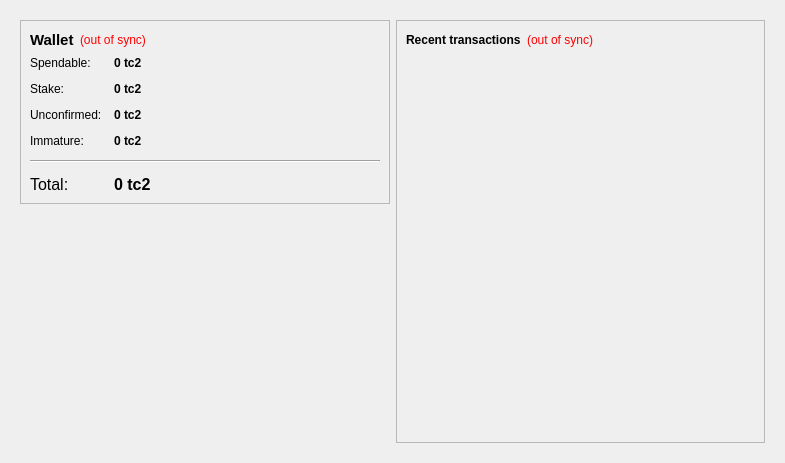
<?xml version="1.0" encoding="UTF-8"?>
<ui version="4.0">
 <class>OverviewPage</class>
 <widget class="QWidget" name="OverviewPage">
  <property name="geometry">
   <rect>
    <x>0</x>
    <y>0</y>
    <width>785</width>
    <height>463</height>
   </rect>
  </property>
  <property name="windowTitle">
   <string>Form</string>
  </property>
  <layout class="QHBoxLayout" name="horizontalLayout" stretch="0">
   <item>
    <widget class="QFrame" name="frameMain">
     <property name="frameShape">
      <enum>QFrame::NoFrame</enum>
     </property>
     <layout class="QHBoxLayout" name="horizontalLayout_3">
      <item>
       <layout class="QVBoxLayout" name="verticalLayout_2">
        <item>
         <widget class="QFrame" name="frame">
          <property name="frameShape">
           <enum>QFrame::StyledPanel</enum>
          </property>
          <property name="frameShadow">
           <enum>QFrame::Plain</enum>
          </property>
          <layout class="QVBoxLayout" name="verticalLayout_4">
           <item>
            <layout class="QHBoxLayout" name="horizontalLayout_4">
             <item>
              <widget class="QLabel" name="label_5">
               <property name="font">
                <font>
                 <pointsize>11</pointsize>
                 <weight>75</weight>
                 <bold>true</bold>
                </font>
               </property>
               <property name="text">
                <string>Wallet</string>
               </property>
              </widget>
             </item>
             <item>
              <widget class="QLabel" name="labelWalletStatus">
               <property name="toolTip">
                <string>The displayed information may be out of date. Your wallet automatically synchronizes with the testcoin2142 network after a connection is established, but this process has not completed yet.</string>
               </property>
               <property name="styleSheet">
                <string notr="true">QLabel { color: red; }</string>
               </property>
               <property name="text">
                <string notr="true">(out of sync)</string>
               </property>
               <property name="alignment">
                <set>Qt::AlignLeading|Qt::AlignLeft|Qt::AlignVCenter</set>
               </property>
              </widget>
             </item>
             <item>
              <spacer name="horizontalSpacer_2">
               <property name="orientation">
                <enum>Qt::Horizontal</enum>
               </property>
               <property name="sizeHint" stdset="0">
                <size>
                 <width>40</width>
                 <height>20</height>
                </size>
               </property>
              </spacer>
             </item>
            </layout>
           </item>
           <item>
            <layout class="QFormLayout" name="formLayout_2">
             <property name="fieldGrowthPolicy">
              <enum>QFormLayout::AllNonFixedFieldsGrow</enum>
             </property>
             <property name="horizontalSpacing">
              <number>12</number>
             </property>
             <property name="verticalSpacing">
              <number>12</number>
             </property>
             <item row="0" column="0">
              <widget class="QLabel" name="label">
               <property name="text">
                <string>Spendable:</string>
               </property>
              </widget>
             </item>
             <item row="0" column="1">
              <widget class="QLabel" name="labelBalance">
               <property name="font">
                <font>
                 <weight>75</weight>
                 <bold>true</bold>
                </font>
               </property>
               <property name="cursor">
                <cursorShape>IBeamCursor</cursorShape>
               </property>
               <property name="toolTip">
                <string>Your current spendable balance</string>
               </property>
               <property name="text">
                <string notr="true">0 tc2</string>
               </property>
               <property name="textInteractionFlags">
                <set>Qt::LinksAccessibleByMouse|Qt::TextSelectableByKeyboard|Qt::TextSelectableByMouse</set>
               </property>
              </widget>
             </item>
             <item row="1" column="0">
              <widget class="QLabel" name="label_6">
               <property name="text">
                <string>Stake:</string>
               </property>
              </widget>
             </item>
             <item row="1" column="1">
              <widget class="QLabel" name="labelStake">
               <property name="font">
                <font>
                 <weight>75</weight>
                 <bold>true</bold>
                </font>
               </property>
               <property name="cursor">
                <cursorShape>IBeamCursor</cursorShape>
               </property>
               <property name="toolTip">
                <string>Total of coins that was staked, and do not yet count toward the current balance</string>
               </property>
               <property name="text">
                <string notr="true">0 tc2</string>
               </property>
               <property name="textInteractionFlags">
                <set>Qt::LinksAccessibleByMouse|Qt::TextSelectableByKeyboard|Qt::TextSelectableByMouse</set>
               </property>
              </widget>
             </item>
             <item row="2" column="0">
              <widget class="QLabel" name="label_3">
               <property name="text">
                <string>Unconfirmed:</string>
               </property>
              </widget>
             </item>
             <item row="2" column="1">
              <widget class="QLabel" name="labelUnconfirmed">
               <property name="font">
                <font>
                 <weight>75</weight>
                 <bold>true</bold>
                </font>
               </property>
               <property name="cursor">
                <cursorShape>IBeamCursor</cursorShape>
               </property>
               <property name="toolTip">
                <string>Total of transactions that have yet to be confirmed, and do not yet count toward the current balance</string>
               </property>
               <property name="text">
                <string notr="true">0 tc2</string>
               </property>
               <property name="textInteractionFlags">
                <set>Qt::LinksAccessibleByMouse|Qt::TextSelectableByKeyboard|Qt::TextSelectableByMouse</set>
               </property>
              </widget>
             </item>
             <item row="3" column="0">
              <widget class="QLabel" name="labelImmatureText">
               <property name="text">
                <string>Immature:</string>
               </property>
              </widget>
             </item>
             <item row="3" column="1">
              <widget class="QLabel" name="labelImmature">
               <property name="font">
                <font>
                 <weight>75</weight>
                 <bold>true</bold>
                </font>
               </property>
               <property name="toolTip">
                <string>Mined balance that has not yet matured</string>
               </property>
               <property name="text">
                <string notr="true">0 tc2</string>
               </property>
               <property name="textInteractionFlags">
                <set>Qt::LinksAccessibleByMouse|Qt::TextSelectableByKeyboard|Qt::TextSelectableByMouse</set>
               </property>
              </widget>
             </item>
             <item row="4" column="0" colspan="2">
              <widget class="Line" name="line">
               <property name="orientation">
                <enum>Qt::Horizontal</enum>
               </property>
              </widget>
             </item>
             <item row="5" column="0">
              <widget class="QLabel" name="labelTotalText">
               <property name="font">
                <font>
                 <pointsize>12</pointsize>
                </font>
               </property>
               <property name="text">
                <string>Total:</string>
               </property>
              </widget>
             </item>
             <item row="5" column="1">
              <widget class="QLabel" name="labelTotal">
               <property name="font">
                <font>
                 <pointsize>12</pointsize>
                 <weight>75</weight>
                 <bold>true</bold>
                </font>
               </property>
               <property name="cursor">
                <cursorShape>IBeamCursor</cursorShape>
               </property>
               <property name="toolTip">
                <string>Your current total balance</string>
               </property>
               <property name="text">
                <string notr="true">0 tc2</string>
               </property>
               <property name="textInteractionFlags">
                <set>Qt::LinksAccessibleByMouse|Qt::TextSelectableByKeyboard|Qt::TextSelectableByMouse</set>
               </property>
              </widget>
             </item>
            </layout>
           </item>
          </layout>
         </widget>
        </item>
        <item>
         <spacer name="verticalSpacer">
          <property name="orientation">
           <enum>Qt::Vertical</enum>
          </property>
          <property name="sizeHint" stdset="0">
           <size>
            <width>20</width>
            <height>40</height>
           </size>
          </property>
         </spacer>
        </item>
        <item>
         <widget class="QLabel" name="label_7">
          <property name="text">
           <string/>
          </property>
          <property name="pixmap">
           <pixmap resource="../testcoin2142.qrc">:/icons/testcoin2142</pixmap>
          </property>
         </widget>
        </item>
        <item>
         <widget class="QLabel" name="label_2">
          <property name="text">
           <string/>
          </property>
          <property name="pixmap">
           <pixmap>:/images/wallet</pixmap>
          </property>
         </widget>
        </item>
       </layout>
      </item>
      <item>
       <layout class="QVBoxLayout" name="verticalLayout_3">
        <item>
         <widget class="QFrame" name="frame_2">
          <property name="frameShape">
           <enum>QFrame::StyledPanel</enum>
          </property>
          <property name="frameShadow">
           <enum>QFrame::Plain</enum>
          </property>
          <layout class="QVBoxLayout" name="verticalLayout">
           <item>
            <layout class="QHBoxLayout" name="horizontalLayout_2">
             <item>
              <widget class="QLabel" name="label_4">
               <property name="text">
                <string>&lt;b&gt;Recent transactions&lt;/b&gt;</string>
               </property>
              </widget>
             </item>
             <item>
              <widget class="QLabel" name="labelTransactionsStatus">
               <property name="toolTip">
                <string>The displayed information may be out of date. Your wallet automatically synchronizes with the testcoin2142 network after a connection is established, but this process has not completed yet.</string>
               </property>
               <property name="styleSheet">
                <string notr="true">QLabel { color: red; }</string>
               </property>
               <property name="text">
                <string notr="true">(out of sync)</string>
               </property>
               <property name="alignment">
                <set>Qt::AlignRight|Qt::AlignTrailing|Qt::AlignVCenter</set>
               </property>
              </widget>
             </item>
             <item>
              <spacer name="horizontalSpacer">
               <property name="orientation">
                <enum>Qt::Horizontal</enum>
               </property>
               <property name="sizeHint" stdset="0">
                <size>
                 <width>40</width>
                 <height>20</height>
                </size>
               </property>
              </spacer>
             </item>
            </layout>
           </item>
           <item>
            <widget class="QListView" name="listTransactions">
             <property name="styleSheet">
              <string notr="true">QListView { background: transparent; }</string>
             </property>
             <property name="frameShape">
              <enum>QFrame::NoFrame</enum>
             </property>
             <property name="verticalScrollBarPolicy">
              <enum>Qt::ScrollBarAlwaysOff</enum>
             </property>
             <property name="horizontalScrollBarPolicy">
              <enum>Qt::ScrollBarAlwaysOff</enum>
             </property>
             <property name="selectionMode">
              <enum>QAbstractItemView::NoSelection</enum>
             </property>
            </widget>
           </item>
          </layout>
         </widget>
        </item>
       </layout>
      </item>
     </layout>
    </widget>
   </item>
  </layout>
 </widget>
 <resources>
  <include location="../testcoin2142.qrc"/>
 </resources>
 <connections/>
</ui>
